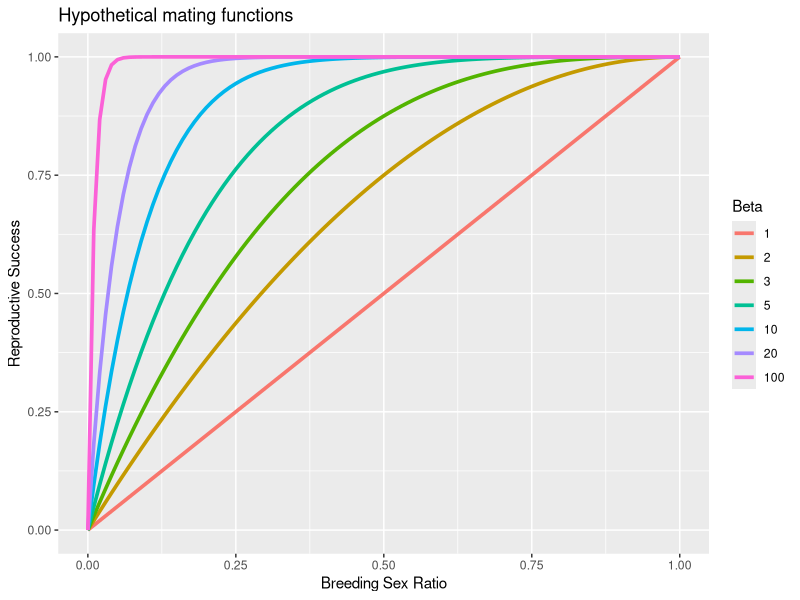

The R script that drew this image:
# cumulative density function of a beta distribution

# load libraries
library(ggplot2)

# values of x to plot
x <- seq(from = 0, to = 1, by = 0.01)

# beta values to cycle through
betas <- c(1, 2, 3, 5, 10, 20, 100)

# initialise DF
DF <- data.frame(Breeding_Sex_Ratio = rep(x, times = length(betas)), 
                 Beta = rep(betas, each = length(x)), 
                 Reproductive_Success = NA)

# CDF function
for (b in 1:length(betas)) {
  
  start <- (b - 1)*length(x) + 1
  stop <- start + length(x) - 1
  DF$Reproductive_Success[start:stop] <- pbeta(x, shape1 = 1, shape2 = betas[b])
  
}

# make Beta factor
DF$Beta <- as.factor(DF$Beta)

# plot
ggplot(data = DF, aes(x = Breeding_Sex_Ratio, y = Reproductive_Success, 
                      color = Beta)) +
  geom_line(size = 1.25) +
  theme(text = element_text(size = 15), 
        axis.title.y = element_text(margin = margin(r = 15, l = 10)), 
        axis.title.x = element_text(margin = margin(t = 15, b = 10)), 
        plot.title = element_text(margin = margin(b = 10, t = 10))) +
  ylab('Reproductive Success') +
  xlab('Breeding Sex Ratio') +
  ggtitle('Hypothetical mating functions') +
  theme_gray()

